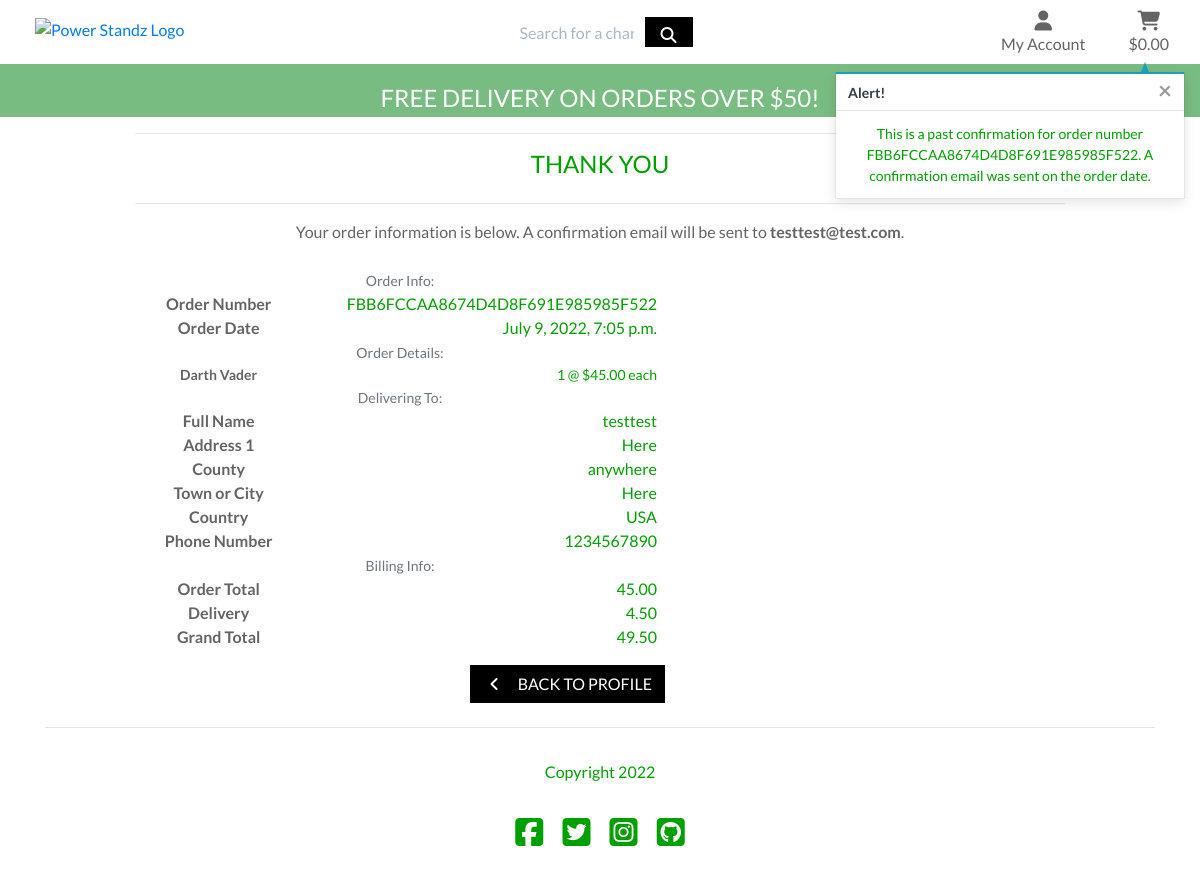
The app's page /profile/order_history/FBB6FCCAA8674D4D8F691E985985F522 (signed in) with its own data.
### checkout/models.py (models this page shows, shortened)
class Order(models.Model):
    order_number = models.CharField(max_length=32, null=False, editable=False)
    user_profile = models.ForeignKey(UserProfile, on_delete=models.SET_NULL,
                                     null=True, blank=True, related_name='orders')
    full_name = models.CharField(max_length=50, null=False, blank=False)
    email = models.EmailField(max_length=254, null=False, blank=False)
    phone_number = models.CharField(max_length=20, null=False, blank=False)
    country = CountryField(blank_label='Country *', null=False, blank=False)
    postcode = models.CharField(max_length=20, null=True, blank=True)
    town_or_city = models.CharField(max_length=40, null=False, blank=False)
    street_address1 = models.CharField(max_length=80, null=False, blank=False)
    street_address2 = models.CharField(max_length=80, null=True, blank=True)
    county = models.CharField(max_length=80, null=True, blank=True)
    date = models.DateTimeField(auto_now_add=True)
    delivery_cost = models.DecimalField(max_digits=6, decimal_places=2, null=False, default=0)
    order_total = models.DecimalField(max_digits=10, decimal_places=2, null=False, default=0)
    grand_total = models.DecimalField(max_digits=10, decimal_places=2, null=False, default=0)
    original_bag = models.TextField(null=False, blank=False, default='')
    stripe_pid = models.CharField(max_length=254, null=False, blank=False, default='')

class OrderLineItem(models.Model):
    order = models.ForeignKey(Order, null=False, blank=False, on_delete=models.CASCADE, related_name='lineitems')
    product = models.ForeignKey(Product, null=False, blank=False, on_delete=models.CASCADE)
    product_size = models.CharField(max_length=2, null=True, blank=True) # XS, S, M, L, XL
    quantity = models.IntegerField(null=False, blank=False, default=0)
    lineitem_total = models.DecimalField(max_digits=6, decimal_places=2, null=False, blank=False, editable=False)

### products/models.py (models this page shows, shortened)
class Product(models.Model):
    category = models.ForeignKey('Category', null=True, blank=True, on_delete=models.SET_NULL)
    sku = models.CharField(max_length=254, null=True, blank=True)
    name = models.CharField(max_length=254)
    description = models.TextField()
    price = models.DecimalField(max_digits=6, decimal_places=2)
    rating = models.DecimalField(max_digits=6, decimal_places=2, null=True, blank=True)
    image_url = models.URLField(max_length=1024, null=True, blank=True)
    image = models.ImageField(null=True, blank=True)

### profiles/views.py (the view)
# urls.py: path('order_history/<order_number>', views.order_history, name='order_history'),
def order_history(request, order_number):
    order = get_object_or_404(Order, order_number=order_number)
    messages.info(request, (
        f'This is a past confirmation for order number {order_number}. '
        'A confirmation email was sent on the order date.'
    ))
    template = 'checkout/checkout_success.html'
    context = {
        'order': order,
        'from_profile': True,
    }
    return render(request, template, context)

### bag/contexts.py (called while the page is built, shortened)
def bag_contents(request):
    bag_items = []
    total = 0
    product_count = 0
    bag = request.session.get('bag', {})
    if total < settings.FREE_DELIVERY_THRESHOLD:
        delivery = total * Decimal(settings.STANDARD_DELIVERY_PERCENTAGE / 100)
        free_delivery_delta = settings.FREE_DELIVERY_THRESHOLD - total
    else:
        delivery = 0
        free_delivery_delta = 0
    grand_total = delivery + total
    context = {
        'bag_items': bag_items,
        'total': total,
        'product_count': product_count,
        'delivery': delivery,
        'free_delivery_delta': free_delivery_delta,
        'free_delivery_threshold': settings.FREE_DELIVERY_THRESHOLD,
        'grand_total': grand_total,
    }
    return context

### checkout/templates/checkout/checkout_success.html (shortened to what this page needs)
{% extends "base.html" %}
{% load static %}
{% block extra_css %}
    <link rel="stylesheet" href="{% static 'checkout/css/checkout.css' %}">
{% endblock %}
{% block content %}
    <div class="container">
        <div class="row">
            <div class="col">
                <hr>
                <h4 class="logo-font mb-4">Thank You</h4>
                <hr>
                <p class="text-black">Your order information is below. A confirmation email will be sent to <strong>{{ order.email }}</strong>.</p>
            </div>
        </div>
        <div class="row">
            <div class="col-12 col-lg-7">
                <div class="order-confirmation-wrapper p-2 border">
                    <div class="row">
                        <div class="col">
                            <small class="text-muted">Order Info:</small>
                        </div>
                    </div>
                    <div class="row">
                        <div class="col-12 col-md-4">
                            <p class="mb-0 text-black font-weight-bold">Order Number</p>
                        </div>
                        <div class="col-12 col-md-8 text-md-right">
                            <p class="mb-0">{{ order.order_number }}</p>
                        </div>
                    </div>
                    <div class="row">
                        <div class="col-12 col-md-4">
                            <p class="mb-0 text-black font-weight-bold">Order Date</p>
                        </div>
                        <div class="col-12 col-md-8 text-md-right">
                            <p class="mb-0">{{ order.date }}</p>
                        </div>
                    </div>
                    <div class="row">
                        <div class="col">
                            <small class="text-muted">Order Details:</small>
                        </div>
                    </div>
                    {% for item in order.lineitems.all %}
                    <div class="row">
                        <div class="col-12 col-md-4">
                            <p class="small mb-0 text-black font-weight-bold">
                                {{ item.product.name }}{% if item.product_size %} - Size {{ item.product.size|upper }}{% endif %}
                            </p>
                        </div>
                        <div class="col-12 col-md-8 text-md-right">
                            <p class="small mb-0">{{ item.quantity }} @ ${{ item.product.price }} each</p>
                        </div>
                    </div>
                    {% endfor %}
                    <div class="row">
                        <div class="col">
                            <small class="text-muted">Delivering To:</small>
                        </div>
                    </div>
                    <div class="row">
                        <div class="col-12 col-md-4">
                            <p class="mb-0 text-black font-weight-bold">Full Name</p>
                        </div>
                        <div class="col-12 col-md-8 text-md-right">
                            <p class="mb-0">{{ order.full_name }}</p>
                        </div>
                    </div>
                    <div class="row">
                        <div class="col-12 col-md-4">
                            <p class="mb-0 text-black font-weight-bold">Address 1</p>
                        </div>
                        <div class="col-12 col-md-8 text-md-right">
                            <p class="mb-0">{{ order.street_address1 }}</p>
                        </div>
                    </div>
                    {% if order.county %}
                    <div class="row">
                        <div class="col-12 col-md-4">
                            <p class="mb-0 text-black font-weight-bold">County</p>
                        </div>
                        <div class="col-12 col-md-8 text-md-right">
                            <p class="mb-0">{{ order.county }}</p>
                        </div>
                    </div>
                    {% endif %}
                    <div class="row">
                        <div class="col-12 col-md-4">
                            <p class="mb-0 text-black font-weight-bold">Town or City</p>
                        </div>
                        <div class="col-12 col-md-8 text-md-right">
                            <p class="mb-0">{{ order.town_or_city }}</p>
                        </div>
                    </div>
                    <div class="row">
                        <div class="col-12 col-md-4">
                            <p class="mb-0 text-black font-weight-bold">Country</p>
                        </div>
                        <div class="col-12 col-md-8 text-md-right">
                            <p class="mb-0">{{ order.country }}</p>
                        </div>
                    </div>
                    <div class="row">
                        <div class="col-12 col-md-4">
                            <p class="mb-0 text-black font-weight-bold">Phone Number</p>
                        </div>
                        <div class="col-12 col-md-8 text-md-right">
                            <p class="mb-0">{{ order.phone_number }}</p>
                        </div>
                    </div>
                    <div class="row">
                        <div class="col">
                            <small class="text-muted">Billing Info:</small>
                        </div>
                    </div>
                    <div class="row">
                        <div class="col-12 col-md-4">
                            <p class="mb-0 text-black font-weight-bold">Order Total</p>
                        </div>
                        <div class="col-12 col-md-8 text-md-right">
                            <p class="mb-0">{{ order.order_total }}</p>
                        </div>
                    </div>
                    <div class="row">
                        <div class="col-12 col-md-4">
                            <p class="mb-0 text-black font-weight-bold">Delivery</p>
                        </div>
                        <div class="col-12 col-md-8 text-md-right">
                            <p class="mb-0">{{ order.delivery_cost }}</p>
                        </div>
                    </div>
                    <div class="row">
                        <div class="col-12 col-md-4">
                            <p class="mb-0 text-black font-weight-bold">Grand Total</p>
                        </div>
                        <div class="col-12 col-md-8 text-md-right">
                            <p class="mb-0">{{ order.grand_total }}</p>
                        </div>
                    </div>
                </div>
            </div>
        </div>
        <div class="row">
			<div class="col-12 col-lg-7 text-right">
                {% if from_profile %}
                    <a href="{% url 'profile' %}" class="btn btn-black rounded-0 my-2">
                        <span class="icon mr-2">
                            <i class="fas fa-angle-left"></i>
                        </span>
                        <span class="text-uppercase">Back to Profile</span>
                    </a>
                {% endif %}
			</div>
		</div>
    </div>
{% endblock %}

### static/css/base.css (style rules this page uses)
html { height: 100%; }
body { background: url('/media/homepage_background_light_blurred.png') no-repeat center center fixed; background-size: cover; height: calc(100vh - 164px); color: rgb(0, 160, 0); font-family: 'Lato'; text-align: center; }
.icon { align-items: center; display: inline-flex; justify-content: center; height: 1.5rem; width: 1.5rem; }
.logo-font { text-transform: uppercase; }
.btn-black { background: black; color: white; }
.text-black { color: rgb(100, 100, 100) !important; }
@media (min-width: 1200px) { .container { max-width: 80%; } }
.border { border: 1px solid var(--color-black)!important; }

### records on screen
Order: email "testtest@test.com", order_number "FBB6FCCAA8674D4D8F691E985985F522", date "July 9, 2022, 7:05 p.m.", full_name "testtest", street_address1 "Here", county "anywhere", town_or_city "Here", country "USA", phone_number "1234567890", order_total "45.00", delivery_cost "4.50", grand_total "49.50"
OrderLineItem: product.name "Darth Vader", quantity "1", product.price "45.00"

### other values on screen
{{ free_delivery_threshold }} "50"
{{ message }} "This is a past confirmation for order number FBB6FCCAA8674D4D8F691E985985F522. A confirmation email was sent on the order date."
